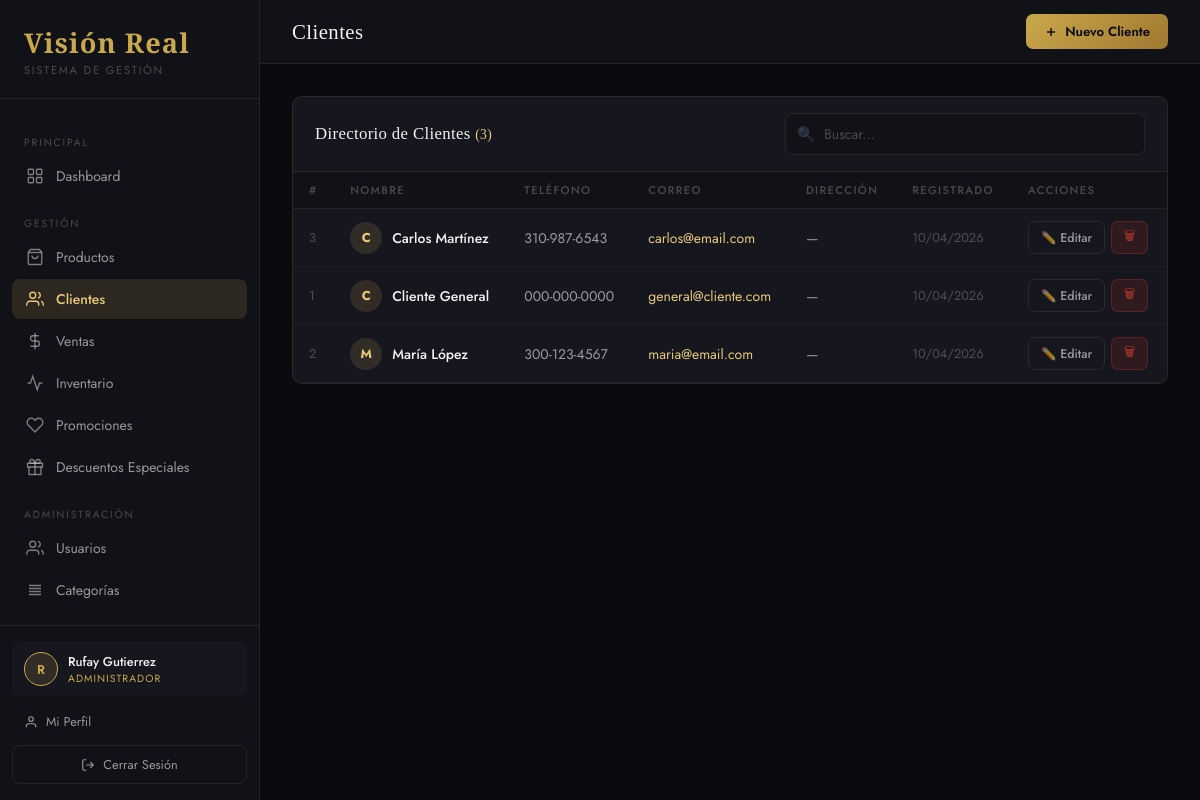
The page /views/clientes.php (signed in) on the database its author committed.
### tables this page shows
CREATE TABLE `clientes` (
  `id` int(11) NOT NULL,
  `nombre` varchar(150) NOT NULL,
  `telefono` varchar(20) DEFAULT NULL,
  `email` varchar(150) DEFAULT NULL,
  `direccion` text DEFAULT NULL,
  `created_at` timestamp NOT NULL DEFAULT current_timestamp()
);

### config/database.php (called while the page is built, shortened)
<?php
class Database {
    private static $instance = null;
    private $connection;
    private function __construct() {
        $this->connection = new mysqli(DB_HOST, DB_USER, DB_PASS, DB_NAME);
        $this->connection->set_charset(DB_CHARSET);
    }
    public static function getInstance() {
        if (self::$instance === null) self::$instance = new Database();
        return self::$instance;
    }
    public function query($sql)     { return $this->connection->query($sql); }
}
?>

### models/Cliente.php (called while the page is built, shortened)
<?php
require_once __DIR__ . '/../config/database.php';
class Cliente {
    private $db;
    public function __construct() { $this->db = Database::getInstance(); }
    public function getAll($search='') {
        if (!empty($search)) {
            $like = '%' . $search . '%';
            $s = $this->db->prepare(
                "SELECT * FROM clientes WHERE nombre LIKE ? OR telefono LIKE ? OR email LIKE ? ORDER BY nombre"
            );
            $s->bind_param("sss", $like, $like, $like);
            $s->execute();
            $r = $s->get_result();
        } else {
            $r = $this->db->query("SELECT * FROM clientes ORDER BY nombre");
        }
        $a = []; while($row = $r->fetch_assoc()) $a[] = $row; return $a;
    }
}
?>

### views/clientes.php (the view, shortened to what this page needs)
<?php
require_once __DIR__ . '/../models/Cliente.php';
$m=new Cliente();$clientes=$m->getAll();
include __DIR__ . '/partials/head.php';
?>
<div class="layout">
<?php include __DIR__ . '/partials/sidebar.php'; ?>
<div class="main">
  <header class="topbar">
    <div class="topbar-left">
      <h1 class="page-title">Clientes</h1>
    </div>
    <div class="topbar-right">
      <button class="btn btn-primary" onclick="abrirNuevo()">
        <svg width="14" height="14" viewBox="0 0 24 24" fill="none" stroke="currentColor" stroke-width="2.5"><line x1="12" y1="5" x2="12" y2="19"/><line x1="5" y1="12" x2="19" y2="12"/></svg>
        Nuevo Cliente
      </button>
    </div>
  </header>
  <div class="content">
    <div class="card">
      <div class="card-header">
        <span class="card-title">Directorio de Clientes <span style="color:var(--gold-light);font-size:.85rem">(<?=count($clientes)?>)</span></span>
        <div class="search-input-wrap">
          <span class="search-icon">🔍</span>
          <input type="text" id="buscador" placeholder="Buscar..." oninput="filtrar(this.value)">
        </div>
      </div>
      <div class="table-wrap">
        <table id="tbl">
          <thead>
            <tr><th>#</th><th>Nombre</th><th>Teléfono</th><th>Correo</th><th>Dirección</th><th>Registrado</th><th>Acciones</th></tr>
          </thead>
          <tbody>
            <?php if(empty($clientes)): ?>
            <tr><td colspan="7" class="table-empty">No hay clientes registrados</td></tr>
            <?php else: foreach($clientes as $c): ?>
            <tr>
              <td style="color:var(--white-muted);font-size:.8rem"><?=(int)$c['id']?></td>
              <td>
                <div style="display:flex;align-items:center;gap:10px">
                  <div style="width:32px;height:32px;border-radius:50%;background:var(--gold-dim);color:var(--gold-light);display:flex;align-items:center;justify-content:center;font-size:.8rem;font-weight:700;flex-shrink:0"><?=strtoupper(substr($c['nombre'],0,1))?></div>
                  <strong><?=htmlspecialchars($c['nombre'])?></strong>
                </div>
              </td>
              <td><?=htmlspecialchars($c['telefono']?:'—')?></td>
              <td><?php if($c['email']):?><a href="mailto:<?=htmlspecialchars($c['email'])?>" style="color:var(--gold-light);text-decoration:none"><?=htmlspecialchars($c['email'])?></a><?php else:?>—<?php endif;?></td>
              <td><?=htmlspecialchars($c['direccion']?:'—')?></td>
              <td style="font-size:.8rem;color:var(--white-muted)"><?=date('d/m/Y',strtotime($c['created_at']))?></td>
              <td>
                <div style="display:flex;gap:6px">
                  <button class="btn btn-outline btn-sm" onclick="abrirEditar(this)">✏️ Editar</button>
                  <button class="btn btn-danger btn-sm" onclick="borrar(this)">🗑</button>
                </div>
              </td>
            </tr>
            <?php endforeach; endif; ?>
          </tbody>
        </table>
      </div>
    </div>
  </div>
</div>
</div>
</body>
</html>

### assets/css/style.css (style rules this page uses)
:root { --bg-dark: #0a0a0f; --bg-panel: #111118; --bg-card: #16161f; --bg-hover: #1c1c28; --gold: #c9a84c; --gold-light: #e8c97a; --gold-dim: rgba(201,168,76,0.15); --white: #f4f2ee; --white-dim: rgba(244,242,238,0.6); --white-muted: rgba(244,242,238,0.25); --danger: #c0392b; --danger-dim: rgba(192,57,43,0.15); --success: #27ae60; --success-dim: rgba(39,174,96,0.15); --warning: #e67e22; --warning-dim: rgba(230,126,34,0.15); --border: rgba(201,168,76,0.12); --sidebar-w: 260px; --radius: 10px; --shadow: 0 4px 24px rgba(0,0,0,0.4); --font-display:'Cormorant Garamond', serif; --font-body: 'Jost', sans-serif; --transition: 0.2s ease; }
*, *::before, *::after { box-sizing: border-box; margin: 0; padding: 0; }
html { font-size: 16px; scroll-behavior: smooth; }
body { font-family: var(--font-body); background: var(--bg-dark); color: var(--white); min-height: 100vh; overflow-x: hidden; }
.layout { display: flex; min-height: 100vh; }
.main { margin-left: var(--sidebar-w); flex: 1; display: flex; flex-direction: column; min-height: 100vh; }
.topbar { display: flex; align-items: center; justify-content: space-between; padding: 0 32px; height: 64px; border-bottom: 1px solid var(--border); background: var(--bg-panel); position: sticky; top: 0; z-index: 50; }
.topbar-left { display: flex; align-items: center; gap: 12px; }
.page-title { font-family: var(--font-display); font-size: 1.3rem; font-weight: 500; color: var(--white); letter-spacing: 0.02em; }
.topbar-right { display: flex; align-items: center; gap: 12px; }
.content { padding: 32px; flex: 1; }
.card { background: var(--bg-card); border: 1px solid var(--border); border-radius: var(--radius); overflow: hidden; }
.card-header { display: flex; align-items: center; justify-content: space-between; padding: 16px 22px; border-bottom: 1px solid var(--border); }
.card-title { font-family: var(--font-display); font-size: 1.05rem; font-weight: 500; color: var(--white); letter-spacing: 0.02em; }
.table-wrap { overflow-x: auto; }
table { width: 100%; border-collapse: collapse; font-size: 0.875rem; }
thead th { padding: 10px 16px; text-align: left; font-size: 0.7rem; text-transform: uppercase; letter-spacing: 0.12em; color: var(--white-muted); font-weight: 500; border-bottom: 1px solid var(--border); background: var(--bg-panel); }
tbody tr { border-bottom: 1px solid rgba(255,255,255,0.04); transition: background var(--transition); }
td { padding: 12px 16px; color: var(--white-dim); vertical-align: middle; }
td strong { color: var(--white); font-weight: 500; }
.btn { display: inline-flex; align-items: center; gap: 7px; padding: 8px 18px; border-radius: 7px; font-family: var(--font-body); font-size: 0.825rem; font-weight: 500; border: none; cursor: pointer; transition: all var(--transition); text-decoration: none; white-space: nowrap; }
.btn-primary { background: linear-gradient(135deg, var(--gold), #a07830); color: #0a0a0f; font-weight: 600; }
.btn-outline { background: transparent; border: 1px solid var(--border); color: var(--white-dim); }
.btn-danger { background: var(--danger-dim); color: var(--danger); border: 1px solid rgba(192,57,43,0.3); }
.btn-sm { padding: 5px 12px; font-size: 0.775rem; }
input, select, textarea { background: var(--bg-panel); border: 1px solid var(--border); border-radius: 7px; padding: 10px 14px; color: var(--white); font-family: var(--font-body); font-size: 0.875rem; transition: border-color var(--transition); width: 100%; }
input::placeholder { color: var(--white-muted); }
.search-input-wrap { position: relative; flex: 1; max-width: 360px; }
.search-input-wrap input { padding-left: 38px; }
.search-icon { position: absolute; left: 12px; top: 50%; transform: translateY(-50%); color: var(--white-muted); font-size: 0.9rem; }

### rows shown on the page
clientes: id "3", nombre "C", nombre "Carlos Martínez", telefono "310-987-6543", email "carlos@email.com", direccion "—", created_at "10/04/2026"
clientes: id "1", nombre "C", nombre "Cliente General", telefono "000-000-0000", email "general@cliente.com", direccion "—", created_at "10/04/2026"
clientes: id "2", nombre "M", nombre "María López", telefono "300-123-4567", email "maria@email.com", direccion "—", created_at "10/04/2026"

### other values the page prints
$ini "R"
$user['nombre'] "Rufay Gutierrez"
$user['rol'] "ADMINISTRADOR"
count($clientes) "3"
